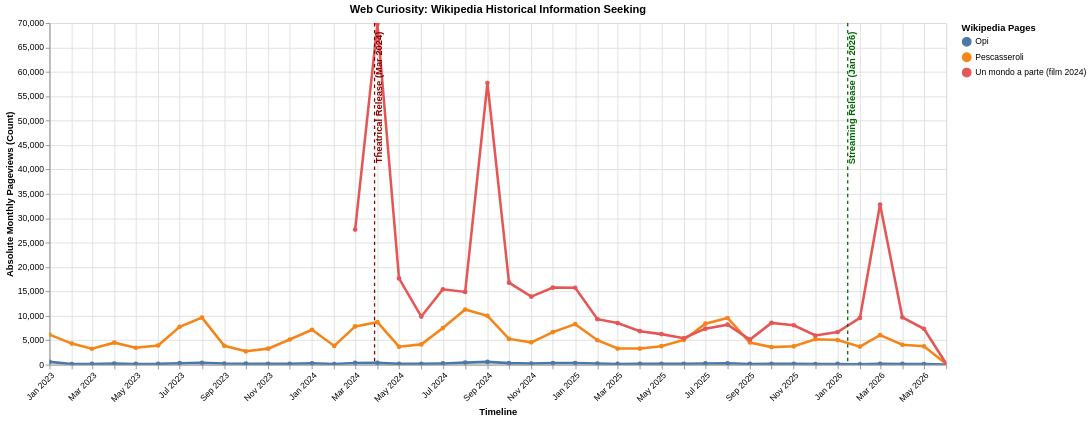

Source (Vega-Lite JSON):
### Vega-Lite specification from a JSON file in a GitHub repository (floating-point values rounded to 4 significant figures)
{"config": {"view": {"continuousWidth": 300, "continuousHeight": 300}}, "layer": [{"data": {"name": "data-9a8cced698f54f2dd7d265905e072316"}, "mark": {"type": "line", "point": true, "strokeWidth": 3}, "encoding": {"color": {"field": "Subject", "legend": {"title": "Wikipedia Pages"}, "scale": {"scheme": "tableau10"}, "type": "nominal"}, "tooltip": [{"field": "Date", "format": "%B %Y", "type": "temporal"}, {"field": "Subject", "type": "nominal"}, {"field": "Wiki_Views", "format": ",.0f", "type": "quantitative"}], "x": {"axis": {"format": "%b %Y", "labelAngle": -45}, "field": "Date", "title": "Timeline", "type": "temporal"}, "y": {"field": "Wiki_Views", "title": "Absolute Monthly Pageviews (Count)", "type": "quantitative"}}, "name": "view_71b806f5461af9b8_0"}, {"data": {"name": "data-6528d71445f3855ebd744daee25293cf"}, "mark": {"type": "rule", "size": 1.5, "strokeDash": [4, 4]}, "encoding": {"color": {"field": "Color", "scale": null, "type": "nominal"}, "x": {"field": "Date", "type": "temporal"}}}, {"data": {"name": "data-6528d71445f3855ebd744daee25293cf"}, "mark": {"type": "text", "align": "right", "angle": 270, "baseline": "top", "dx": 5, "fontSize": 11, "fontWeight": "bold"}, "encoding": {"color": {"field": "Color", "scale": null, "type": "nominal"}, "text": {"field": "Event", "type": "nominal"}, "x": {"field": "Date", "type": "temporal"}, "y": {"value": 15}}}], "height": 400, "params": [{"name": "param_1e9efca18e7a2868", "select": {"type": "interval", "encodings": ["x", "y"]}, "bind": "scales", "views": ["view_71b806f5461af9b8_0"]}], "title": "Web Curiosity: Wikipedia Historical Information Seeking", "width": 1050, "$schema": "https://vega.github.io/schema/vega-lite/v6.4.1.json", "datasets": {"data-9a8cced698f54f2dd7d265905e072316": [{"Date": "2023-01-01T00:00:00", "Wiki_Views": 575, "Subject": "Opi"}, {"Date": "2023-02-01T00:00:00", "Wiki_Views": 133, "Subject": "Opi"}, {"Date": "2023-03-01T00:00:00", "Wiki_Views": 154, "Subject": "Opi"}, {"Date": "2023-04-01T00:00:00", "Wiki_Views": 215, "Subject": "Opi"}, {"Date": "2023-05-01T00:00:00", "Wiki_Views": 143, "Subject": "Opi"}, {"Date": "2023-06-01T00:00:00", "Wiki_Views": 170, "Subject": "Opi"}, {"Date": "2023-07-01T00:00:00", "Wiki_Views": 299, "Subject": "Opi"}, {"Date": "2023-08-01T00:00:00", "Wiki_Views": 378, "Subject": "Opi"}, {"Date": "2023-09-01T00:00:00", "Wiki_Views": 228, "Subject": "Opi"}, {"Date": "2023-10-01T00:00:00", "Wiki_Views": 196, "Subject": "Opi"}, {"Date": "2023-11-01T00:00:00", "Wiki_Views": 166, "Subject": "Opi"}, {"Date": "2023-12-01T00:00:00", "Wiki_Views": 185, "Subject": "Opi"}, {"Date": "2024-01-01T00:00:00", "Wiki_Views": 273, "Subject": "Opi"}, {"Date": "2024-02-01T00:00:00", "Wiki_Views": 140, "Subject": "Opi"}, {"Date": "2024-03-01T00:00:00", "Wiki_Views": 359, "Subject": "Opi"}, {"Date": "2024-04-01T00:00:00", "Wiki_Views": 362, "Subject": "Opi"}, {"Date": "2024-05-01T00:00:00", "Wiki_Views": 157, "Subject": "Opi"}, {"Date": "2024-06-01T00:00:00", "Wiki_Views": 187, "Subject": "Opi"}, {"Date": "2024-07-01T00:00:00", "Wiki_Views": 252, "Subject": "Opi"}, {"Date": "2024-08-01T00:00:00", "Wiki_Views": 418, "Subject": "Opi"}, {"Date": "2024-09-01T00:00:00", "Wiki_Views": 567, "Subject": "Opi"}, {"Date": "2024-10-01T00:00:00", "Wiki_Views": 314, "Subject": "Opi"}, {"Date": "2024-11-01T00:00:00", "Wiki_Views": 244, "Subject": "Opi"}, {"Date": "2024-12-01T00:00:00", "Wiki_Views": 327, "Subject": "Opi"}, {"Date": "2025-01-01T00:00:00", "Wiki_Views": 328, "Subject": "Opi"}, {"Date": "2025-02-01T00:00:00", "Wiki_Views": 224, "Subject": "Opi"}, {"Date": "2025-03-01T00:00:00", "Wiki_Views": 152, "Subject": "Opi"}, {"Date": "2025-04-01T00:00:00", "Wiki_Views": 170, "Subject": "Opi"}, {"Date": "2025-05-01T00:00:00", "Wiki_Views": 183, "Subject": "Opi"}, {"Date": "2025-06-01T00:00:00", "Wiki_Views": 179, "Subject": "Opi"}, {"Date": "2025-07-01T00:00:00", "Wiki_Views": 252, "Subject": "Opi"}, {"Date": "2025-08-01T00:00:00", "Wiki_Views": 274, "Subject": "Opi"}, {"Date": "2025-09-01T00:00:00", "Wiki_Views": 151, "Subject": "Opi"}, {"Date": "2025-10-01T00:00:00", "Wiki_Views": 175, "Subject": "Opi"}, {"Date": "2025-11-01T00:00:00", "Wiki_Views": 192, "Subject": "Opi"}, {"Date": "2025-12-01T00:00:00", "Wiki_Views": 137, "Subject": "Opi"}, {"Date": "2026-01-01T00:00:00", "Wiki_Views": 150, "Subject": "Opi"}, {"Date": "2026-02-01T00:00:00", "Wiki_Views": 90, "Subject": "Opi"}, {"Date": "2026-03-01T00:00:00", "Wiki_Views": 156, "Subject": "Opi"}, {"Date": "2026-04-01T00:00:00", "Wiki_Views": 153, "Subject": "Opi"}, {"Date": "2026-05-01T00:00:00", "Wiki_Views": 128, "Subject": "Opi"}, {"Date": "2026-06-01T00:00:00", "Wiki_Views": 1, "Subject": "Opi"}, {"Date": "2023-01-01T00:00:00", "Wiki_Views": 6156, "Subject": "Pescasseroli"}, {"Date": "2023-02-01T00:00:00", "Wiki_Views": 4317, "Subject": "Pescasseroli"}, {"Date": "2023-03-01T00:00:00", "Wiki_Views": 3263, "Subject": "Pescasseroli"}, {"Date": "2023-04-01T00:00:00", "Wiki_Views": 4508, "Subject": "Pescasseroli"}, {"Date": "2023-05-01T00:00:00", "Wiki_Views": 3467, "Subject": "Pescasseroli"}, {"Date": "2023-06-01T00:00:00", "Wiki_Views": 3928, "Subject": "Pescasseroli"}, {"Date": "2023-07-01T00:00:00", "Wiki_Views": 7761, "Subject": "Pescasseroli"}, {"Date": "2023-08-01T00:00:00", "Wiki_Views": 9640, "Subject": "Pescasseroli"}, {"Date": "2023-09-01T00:00:00", "Wiki_Views": 3864, "Subject": "Pescasseroli"}, {"Date": "2023-10-01T00:00:00", "Wiki_Views": 2733, "Subject": "Pescasseroli"}, {"Date": "2023-11-01T00:00:00", "Wiki_Views": 3284, "Subject": "Pescasseroli"}, {"Date": "2023-12-01T00:00:00", "Wiki_Views": 5158, "Subject": "Pescasseroli"}, {"Date": "2024-01-01T00:00:00", "Wiki_Views": 7153, "Subject": "Pescasseroli"}, {"Date": "2024-02-01T00:00:00", "Wiki_Views": 3835, "Subject": "Pescasseroli"}, {"Date": "2024-03-01T00:00:00", "Wiki_Views": 7835, "Subject": "Pescasseroli"}, {"Date": "2024-04-01T00:00:00", "Wiki_Views": 8712, "Subject": "Pescasseroli"}, {"Date": "2024-05-01T00:00:00", "Wiki_Views": 3688, "Subject": "Pescasseroli"}, {"Date": "2024-06-01T00:00:00", "Wiki_Views": 4153, "Subject": "Pescasseroli"}, {"Date": "2024-07-01T00:00:00", "Wiki_Views": 7491, "Subject": "Pescasseroli"}, {"Date": "2024-08-01T00:00:00", "Wiki_Views": 11308, "Subject": "Pescasseroli"}, {"Date": "2024-09-01T00:00:00", "Wiki_Views": 10015, "Subject": "Pescasseroli"}, {"Date": "2024-10-01T00:00:00", "Wiki_Views": 5277, "Subject": "Pescasseroli"}, {"Date": "2024-11-01T00:00:00", "Wiki_Views": 4581, "Subject": "Pescasseroli"}, {"Date": "2024-12-01T00:00:00", "Wiki_Views": 6671, "Subject": "Pescasseroli"}, {"Date": "2025-01-01T00:00:00", "Wiki_Views": 8313, "Subject": "Pescasseroli"}, {"Date": "2025-02-01T00:00:00", "Wiki_Views": 5006, "Subject": "Pescasseroli"}, {"Date": "2025-03-01T00:00:00", "Wiki_Views": 3301, "Subject": "Pescasseroli"}, {"Date": "2025-04-01T00:00:00", "Wiki_Views": 3296, "Subject": "Pescasseroli"}, {"Date": "2025-05-01T00:00:00", "Wiki_Views": 3785, "Subject": "Pescasseroli"}, {"Date": "2025-06-01T00:00:00", "Wiki_Views": 5065, "Subject": "Pescasseroli"}, {"Date": "2025-07-01T00:00:00", "Wiki_Views": 8396, "Subject": "Pescasseroli"}, {"Date": "2025-08-01T00:00:00", "Wiki_Views": 9559, "Subject": "Pescasseroli"}, {"Date": "2025-09-01T00:00:00", "Wiki_Views": 4541, "Subject": "Pescasseroli"}, {"Date": "2025-10-01T00:00:00", "Wiki_Views": 3598, "Subject": "Pescasseroli"}, {"Date": "2025-11-01T00:00:00", "Wiki_Views": 3764, "Subject": "Pescasseroli"}, {"Date": "2025-12-01T00:00:00", "Wiki_Views": 5224, "Subject": "Pescasseroli"}, {"Date": "2026-01-01T00:00:00", "Wiki_Views": 5034, "Subject": "Pescasseroli"}, {"Date": "2026-02-01T00:00:00", "Wiki_Views": 3699, "Subject": "Pescasseroli"}, {"Date": "2026-03-01T00:00:00", "Wiki_Views": 6050, "Subject": "Pescasseroli"}, {"Date": "2026-04-01T00:00:00", "Wiki_Views": 4073, "Subject": "Pescasseroli"}, {"Date": "2026-05-01T00:00:00", "Wiki_Views": 3753, "Subject": "Pescasseroli"}, {"Date": "2026-06-01T00:00:00", "Wiki_Views": 151, "Subject": "Pescasseroli"}, {"Date": "2024-03-01T00:00:00", "Wiki_Views": 27684, "Subject": "Un mondo a parte (film 2024)"}, {"Date": "2024-04-01T00:00:00", "Wiki_Views": 69785, "Subject": "Un mondo a parte (film 2024)"}, {"Date": "2024-05-01T00:00:00", "Wiki_Views": 17669, "Subject": "Un mondo a parte (film 2024)"}, {"Date": "2024-06-01T00:00:00", "Wiki_Views": 9858, "Subject": "Un mondo a parte (film 2024)"}, {"Date": "2024-07-01T00:00:00", "Wiki_Views": 15437, "Subject": "Un mondo a parte (film 2024)"}, {"Date": "2024-08-01T00:00:00", "Wiki_Views": 14908, "Subject": "Un mondo a parte (film 2024)"}, {"Date": "2024-09-01T00:00:00", "Wiki_Views": 57707, "Subject": "Un mondo a parte (film 2024)"}, {"Date": "2024-10-01T00:00:00", "Wiki_Views": 16805, "Subject": "Un mondo a parte (film 2024)"}, {"Date": "2024-11-01T00:00:00", "Wiki_Views": 13938, "Subject": "Un mondo a parte (film 2024)"}, {"Date": "2024-12-01T00:00:00", "Wiki_Views": 15783, "Subject": "Un mondo a parte (film 2024)"}, {"Date": "2025-01-01T00:00:00", "Wiki_Views": 15754, "Subject": "Un mondo a parte (film 2024)"}, {"Date": "2025-02-01T00:00:00", "Wiki_Views": 9323, "Subject": "Un mondo a parte (film 2024)"}, {"Date": "2025-03-01T00:00:00", "Wiki_Views": 8521, "Subject": "Un mondo a parte (film 2024)"}, {"Date": "2025-04-01T00:00:00", "Wiki_Views": 6864, "Subject": "Un mondo a parte (film 2024)"}, {"Date": "2025-05-01T00:00:00", "Wiki_Views": 6257, "Subject": "Un mondo a parte (film 2024)"}, {"Date": "2025-06-01T00:00:00", "Wiki_Views": 5408, "Subject": "Un mondo a parte (film 2024)"}, {"Date": "2025-07-01T00:00:00", "Wiki_Views": 7371, "Subject": "Un mondo a parte (film 2024)"}, {"Date": "2025-08-01T00:00:00", "Wiki_Views": 8187, "Subject": "Un mondo a parte (film 2024)"}, {"Date": "2025-09-01T00:00:00", "Wiki_Views": 5138, "Subject": "Un mondo a parte (film 2024)"}, {"Date": "2025-10-01T00:00:00", "Wiki_Views": 8556, "Subject": "Un mondo a parte (film 2024)"}, {"Date": "2025-11-01T00:00:00", "Wiki_Views": 8080, "Subject": "Un mondo a parte (film 2024)"}, {"Date": "2025-12-01T00:00:00", "Wiki_Views": 5973, "Subject": "Un mondo a parte (film 2024)"}, {"Date": "2026-01-01T00:00:00", "Wiki_Views": 6694, "Subject": "Un mondo a parte (film 2024)"}, {"Date": "2026-02-01T00:00:00", "Wiki_Views": 9584, "Subject": "Un mondo a parte (film 2024)"}, {"Date": "2026-03-01T00:00:00", "Wiki_Views": 32816, "Subject": "Un mondo a parte (film 2024)"}, {"Date": "2026-04-01T00:00:00", "Wiki_Views": 9701, "Subject": "Un mondo a parte (film 2024)"}, {"Date": "2026-05-01T00:00:00", "Wiki_Views": 7352, "Subject": "Un mondo a parte (film 2024)"}, {"Date": "2026-06-01T00:00:00", "Wiki_Views": 196, "Subject": "Un mondo a parte (film 2024)"}], "data-6528d71445f3855ebd744daee25293cf": [{"Date": "2024-03-28T00:00:00", "Event": "Theatrical Release (Mar 2024)", "Color": "#8B0000"}, {"Date": "2026-01-15T00:00:00", "Event": "Streaming Release (Jan 2026)", "Color": "#006400"}]}}
